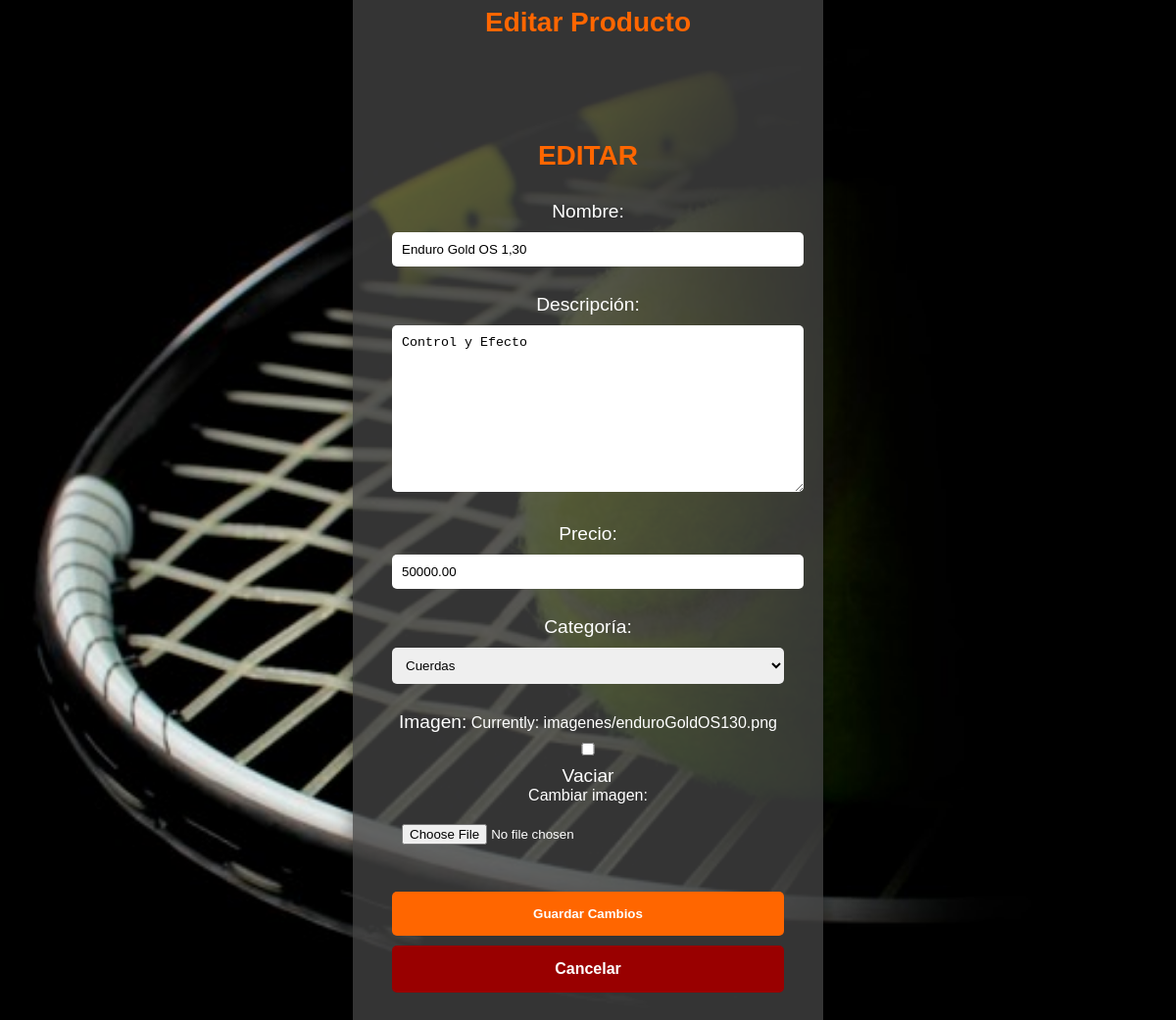
The page /editar/1/ (signed in) on the database its author committed.
### productos/models.py (models this page shows, shortened)
class Producto(models.Model):
    categoria = models.ForeignKey(Categoria, on_delete=models.CASCADE, related_name='productos', default=1)
    nombre = models.CharField(max_length=200)
    descripcion = models.TextField()
    precio = models.DecimalField(max_digits=10, decimal_places=2)
    imagen = models.ImageField(upload_to='productos/', blank=True, null=True)
    detalle = models.TextField(blank=True, null=True)
    activo = models.BooleanField(default=True)

### productos/views.py (the view)
# urls.py: path('editar/<int:producto_id>/', views.editar_producto, name='editar_producto'),
@login_required
def editar_producto(request, producto_id):
    producto = get_object_or_404(Producto, id=producto_id)
    if request.method == 'POST':
        form = ProductoForm(request.POST, request.FILES, instance=producto)
        if form.is_valid():
            form.save()
            return redirect('listar_productos')
    else:
        form = ProductoForm(instance=producto)
    return render(request, 'editar_producto.html', {'form': form, 'producto': producto})

### productos/forms.py
class ProductoForm(forms.ModelForm):
    class Meta:
        model = Producto
        fields = ['nombre', 'descripcion', 'precio', 'categoria', 'imagen', 'activo']
    def __init__(self, *args, **kwargs):
        super().__init__(*args, **kwargs)
        self.fields['imagen'].widget.attrs.update({
            'class': 'custom-file-input'
        })
        self.fields['imagen'].widget.clear_checkbox_label = "Vaciar"
        self.fields['imagen'].widget.input_text = "Cambiar imagen"

### productos/models.py (called while the page is built)
    def __str__(self):
        return self.nombre

### productos/templates/editar_producto.html (shortened to what this page needs)
{% load static %}
<!DOCTYPE html>
<html lang="es">
<head>
    <link rel="stylesheet" type="text/css" href="{% static 'css/styles.css' %}">
</head>
<body>
    <div class="form-container">
        <h2 class="page-title">Editar Producto</h2>
        <br>
            <br>
        <br>
        <form method="post" enctype="multipart/form-data">
            <h2>EDITAR</h2>
            <label for="nombre">Nombre:</label>
            {{ form.nombre }}
            <br><br>
            <label for="descripcion">Descripción:</label>
            {{ form.descripcion }}
            <br><br>
            <label for="precio">Precio:</label>
            {{ form.precio }}
            <br><br>
            <label for="categoria">Categoría:</label>
            {{ form.categoria }}
            <br><br>
            <label for="imagen">Imagen:</label>
            {{ form.imagen }}
            <br><br>
            <div class="button-container">
                <button type="submit" class="btn-action">Guardar Cambios</button>
                <a href="{% url 'listar_productos' %}" class="btn-action cancel-btn">Cancelar</a>
            </div>
        </form>
    </div>
</body>
</html>

### productos/static/css/styles.css (style rules this page uses)
body { font-family: Verdana, Geneva, Tahoma, sans-serif; margin: 0; padding: 0; background: url("/static/imagenes/raqieta_oscura.jpeg ") no-repeat center center fixed; background-size: cover; color: #fff; font-size: 100%; }
button { background-color: #ff6600; border: none; color: white; padding: 0.5rem 1rem; border-radius: 5px; }
.button-container { display: flex; flex-direction: column; align-items: center; width: 100%; }
.btn-action { background-color: #ff6600; color: white; padding: 15px 0; border: none; border-radius: 5px; cursor: pointer; font-weight: bold; text-decoration: none; text-align: center; width: 100%; max-width: 400px; display: inline-block; }
.cancel-btn { background-color: #990000; }
a { text-decoration: none; color: inherit; }

### productos/templates/editar_producto.html (style rules this page uses)
body { display: flex; justify-content: center; align-items: center; height: 100vh; background-color: #000; margin: 0; font-family: Arial, sans-serif; padding-top: 50px; }
.form-container { background: rgba(66, 66, 66, 0.8); padding: 40px; border-radius: 10px; box-shadow: 0 0 20px rgba(0, 0, 0, 0.5); text-align: center; width: 100%; max-width: 400px; margin-top: 100px; }
input, select, button, textarea { width: 100%; padding: 10px; margin: 10px 0; border-radius: 5px; border: none; }
button { background-color: #ff6600; color: white; cursor: pointer; font-weight: bold; }
label { font-size: 1.2em; color: white; }
h2 { color: #ff6600; font-size: 28px; margin-bottom: 30px; margin-top: 20px; text-align: center; }

### rows shown on the page
Producto: nombre "Enduro Gold OS 1,30", descripcion "Control y Efecto", precio "50000.00", categoria "Cuerdas"
